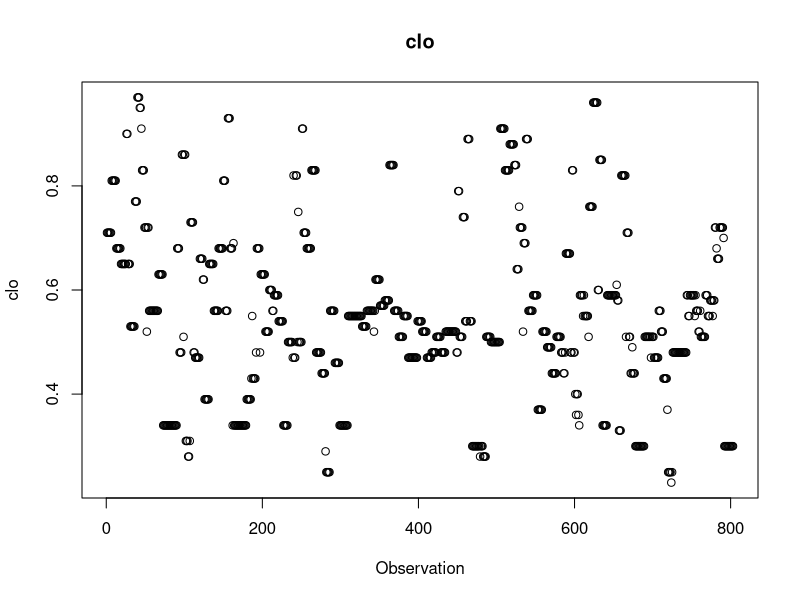
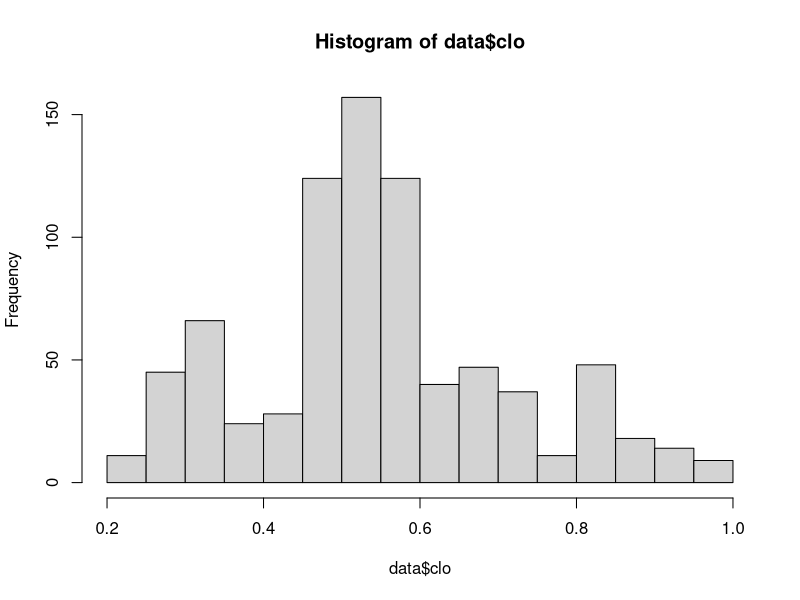
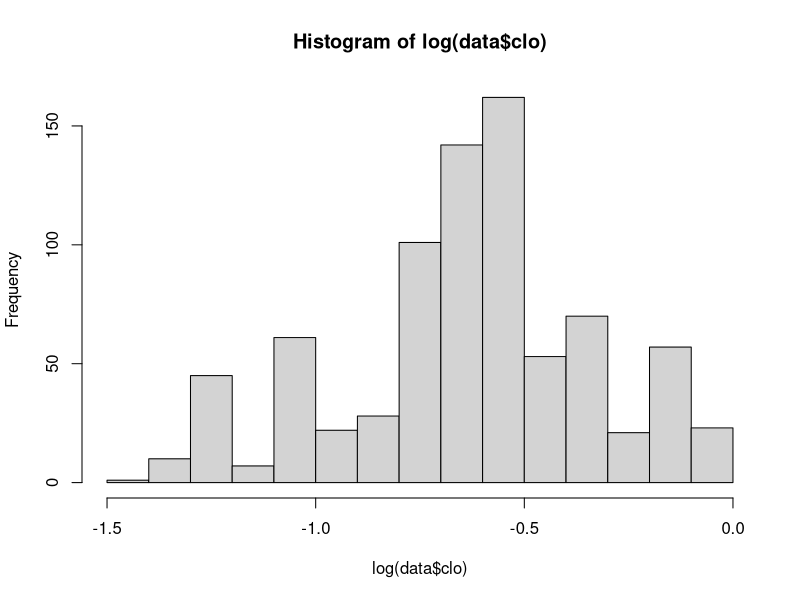
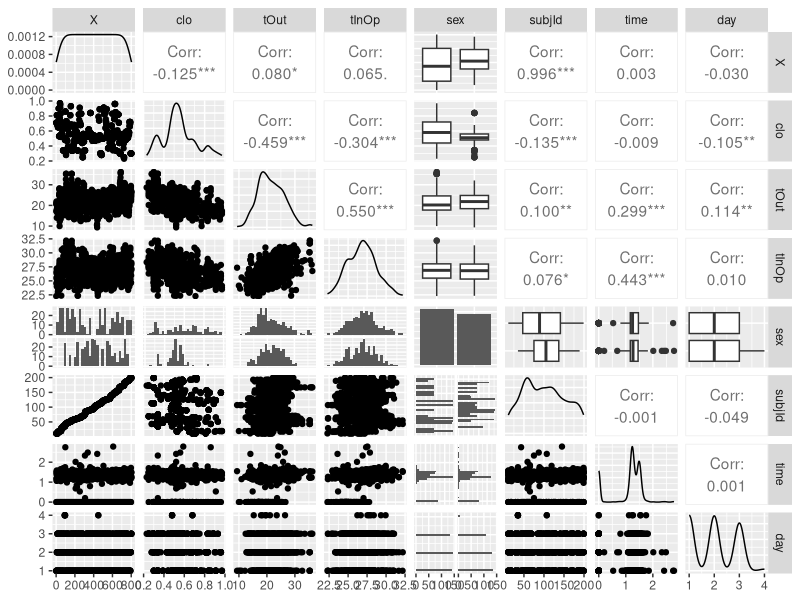
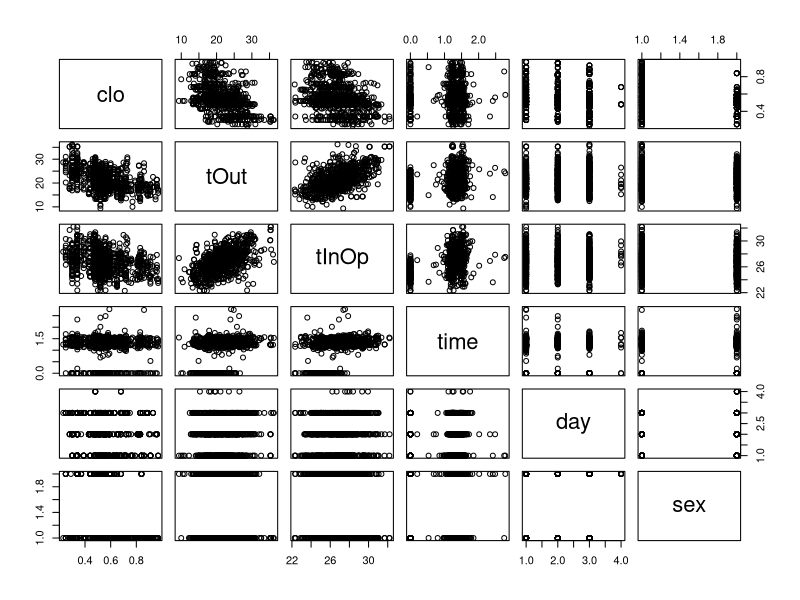
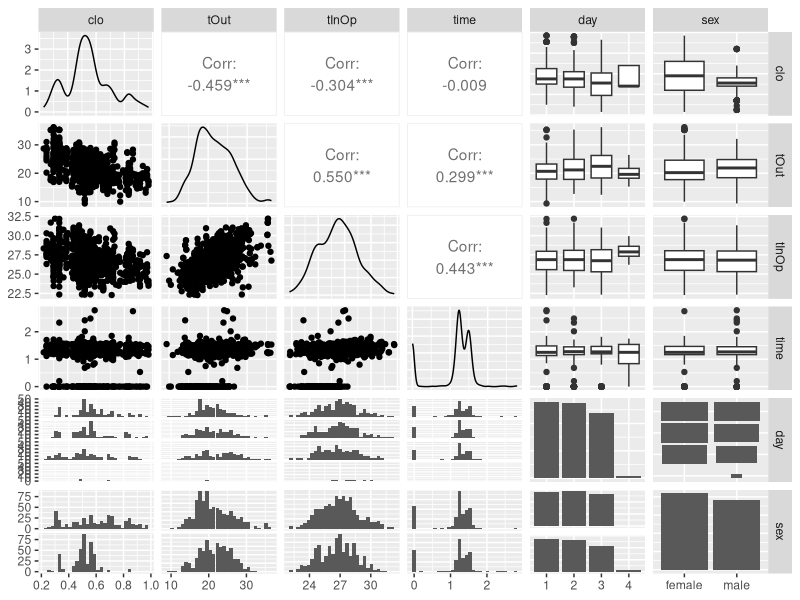
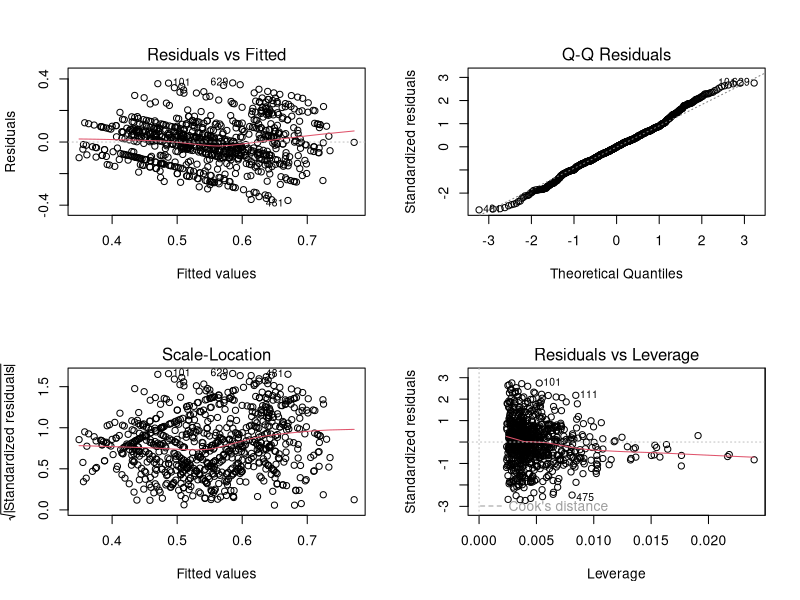
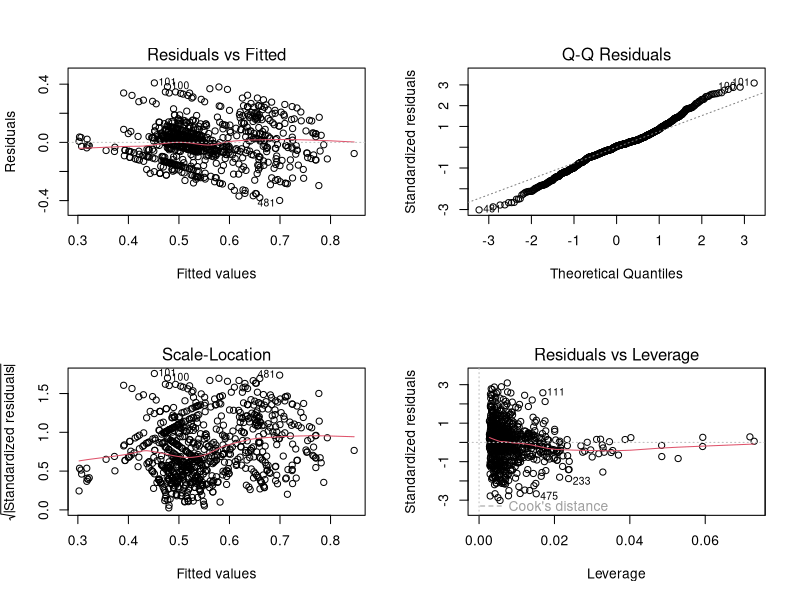

Here is the R script that generated these plots, in order: (Note: this script raises an error after producing the figures.)
#install.packages("ggfortify")
#install.packages("ggplot2")
#install.packages("GGally")
#install.packages("Hmisc")
#install.packages("nlme")
library(dplyr)
library(ggplot2)
#library(GGally)
library(MASS)
library(car)
library(Hmisc)
library(knitr)

library(ggfortify)
### Assignment1
# Reading in the data
data<-read.csv("../02_Assignment2/clothing.csv",header=T)
names(data)
# first step -> descriptive analytics of the dependent variable
describe(data$clo)
sd(data$clo)
mean(data$clo)
# the data is quite spread out

plot(data$clo, main = "clo", ylab="clo", xlab="Observation")
hist(data$clo)
hist(log(data$clo))
#hist(data$clo, main = "clo", ylab="clo", density = 100)
GGally::ggpairs(data)

# Transforming the variables into factors
data <- mutate_if(data, is.character, as.factor)
data$day <- as.factor(data$day)
data$subjId <- as.factor(data$subjId)
data$X <- NULL

df <- data  %>% dplyr::select(where(is.numeric))
df$day <- data$day
df$sex <- data$sex

pairs(df)
GGally::ggpairs(df)

png(filename="pairplot.png")
dplyr::select(df,c("clo", "tOut", "tInOp", "sex")) %>% GGally::ggpairs()
dev.off()


##############
## Exercise 1
# Fit a GLM on the data only using clo,tInOP, tOut
####

df1 <- dplyr::select(data,c("clo", "tOut", "tInOp", "sex"))

# first we fit the simplest model without any interactions
lm.no <- lm(clo~tOut+tInOp+sex, data=df1)
summary(lm.no)
par(mfrow=c(2,2))
plot(lm.no)

lm.s2 <- lm(clo~(tOut+tInOp+sex)^2, data=df1)
summary(lm.s2)
anova(lm.no, lm.s2)
plot(lm.s2)


lm.1 <- lm(clo~(tOut+tInOp+sex)^3, data=df1)
summary(lm.1)


par(mfrow=c(2,2))
plot(lm.1)
logLik(lm.1)
anova(lm.s2, lm.1)
summary(lm.1)

# Even the fully specified model is quite poor at explaining the variation in the data

lm.2 <- lm(clo~poly(tOut,2)*sex*poly(tInOp,2), data=df1)
summary(lm.2)
AIC(lm.2)
anova(lm.1, lm.2)
logLik(lm.2)

# Backwards selection leads to the same model, meaning it already is the best model to choose
#lm.2small <- step(lm.2)
#summary(lm.2small)

par(mfrow=c(2,2))
plot(lm.2)
dev.off()

####
#

glm.no <- glm(clo~(tOut+tInOp+sex), family = Gamma, data = df1)
summary(glm.no)
plot(glm.no)

glm.0 <- glm(clo~(tOut+tInOp+sex)^2, family = Gamma(link = "inverse"), data = df1)
summary(glm.0)
#glm(clo~(tOut+tInOp+sex)^2, family = Gamma, data = df1) %>% summary()
plot(glm.0)
anova(glm.no, glm.0, test="F")
anova(glm.0, test="F")
AIC(glm.0)


glm.1 <- glm(clo~(tOut+tInOp+sex)^3, family = Gamma, data = df1)
summary(glm.1)
plot(glm.1)
logLik(glm.1)

anova(glm.0, glm.1, test="F")
# Increasing the model order any further does not yield any significant improvement in explanatory power

glm.2 <- glm(clo~poly(tOut,2)*sex*poly(tInOp,2),family=Gamma, data=df1)
summary(glm.2)
logLik(glm.2)
par(mfrow=c(2,2))
plot(glm.2)

anova(glm.0, glm.2, test="F")


##############
#

#glm.0$residuals %>% dplyr::select

#df$sex %>% dplyr::select(0)

resdat <- cbind(glm.0$residuals, df$sex)
colnames(resdat) <- c("residuals", "sex")
resdat <- data.frame(resdat)
resdat$sex <- as.factor(resdat$sex)
resdat$sex <- df$sex

p <- ggplot(resdat, aes(x=sex, y=residuals)) + geom_boxplot(outlier.size = 2, notch=FALSE, outlier.shape = 16, outlier.colour = "black")
p

var_m <- resdat %>% dplyr::filter(sex=="male") %>% dplyr::select("residuals")# %>% var

var_f <- resdat %>% dplyr::filter(sex=="female") %>% dplyr::select("residuals")# %>% var


var.test(unlist(var_m), unlist(var_f))

######
# Fit the model now with subjectId instead of 

df2 <- dplyr::select(data,c("clo", "tOut", "tInOp", "subjId"))

glm.2subj <- glm(clo~poly(tOut,2)*subjId*poly(tInOp,2),family=Gamma, data=df2)

summary(glm.2subj)
anova(glm.2subj, test="F")
plot(glm.2subj)

glm.0subj <-glm(clo~(tOut)*subjId*(tInOp),family=Gamma, data=df2)
summary(glm.0subj)
plot(glm.0subj)

anova(glm.0subj,glm.2subj, test="F")


glm.2subj$residuals

df_res <- df2
df_res$residuals <- glm.2subj$residuals
df_res$day <- data$day
df_res$time <- data$time


df_res %>% dplyr::group_by(subjId,day) %>% dplyr::arrange(subjId, day, time)
dev.off()


grouped_df <- df_res %>% dplyr::group_by(subjId,day) %>% summarise(value_list = list(residuals))

grouped_df$value_list[2]

#install.packages("purrr")

library(purrr)

length(grouped_df$value_list)
sapply(grouped_df$value_list, length)

filtered_df <- grouped_df %>% filter(length(value_list)>2)

corr_df <- filtered_df %>% 
  mutate(corr = map2_dbl(array(unlist(value_list))[-1], (unlist(value_list))[-length(unlist(value_list))], ~ cor(.x, .y)))

#corr_df <- filtered_df %>% 
#  mutate(corr = map2_dbl(slice(unlist(value_list), -length(value_list)), slice(unlist(value_list),-1)), ~ cor(.x, .y))

filtered_df %>% sapply(cor(array(unlist(value_list))[-1], (unlist(value_list))[-length(unlist(value_list))]))



#vl <- filtered_df$value_list[1]

cor(unlist(vl)[-1],unlist(vl)[-length(unlist(vl))])
array(unlist(vl))[-1]


df_res$residuals[0:6]

acf(df_res$residuals[0:6],6)

# Looking at the raw dependent variable
## we can see that there are quite some outliers
#png(filename = "dioxin.png", width = 9600, height = 4800, units="px", res=600)
#par(mfrow=c(1,2))
#plot(dioxin$DIOX, main = "Dioxin in Original Domain", ylab="Dioxin", xlab="Observation")
#hist(dioxin$DIOX, main="Distribution of Dioxin levels (original domain)")
#dev.off()


df3 <- df2
df3$sex <- df1$sex


model <- glm(clo~poly(tOut,2)*subjId*poly(tInOp,2),
             family=Gamma(link="log"), data=df3, weights = rep(1,length(df3$sex)), dispersion=c(NA, NA))

# estimate the dispersion parameters via maximum likelihood
model <- glm(y ~ x + class, data = df, family = Gamma(link = "log"), 
             weights = 1/model$fitted.values^2, start = coef(model))

# print the model summary
summary(model)



rep(1,length(df3$sex))
